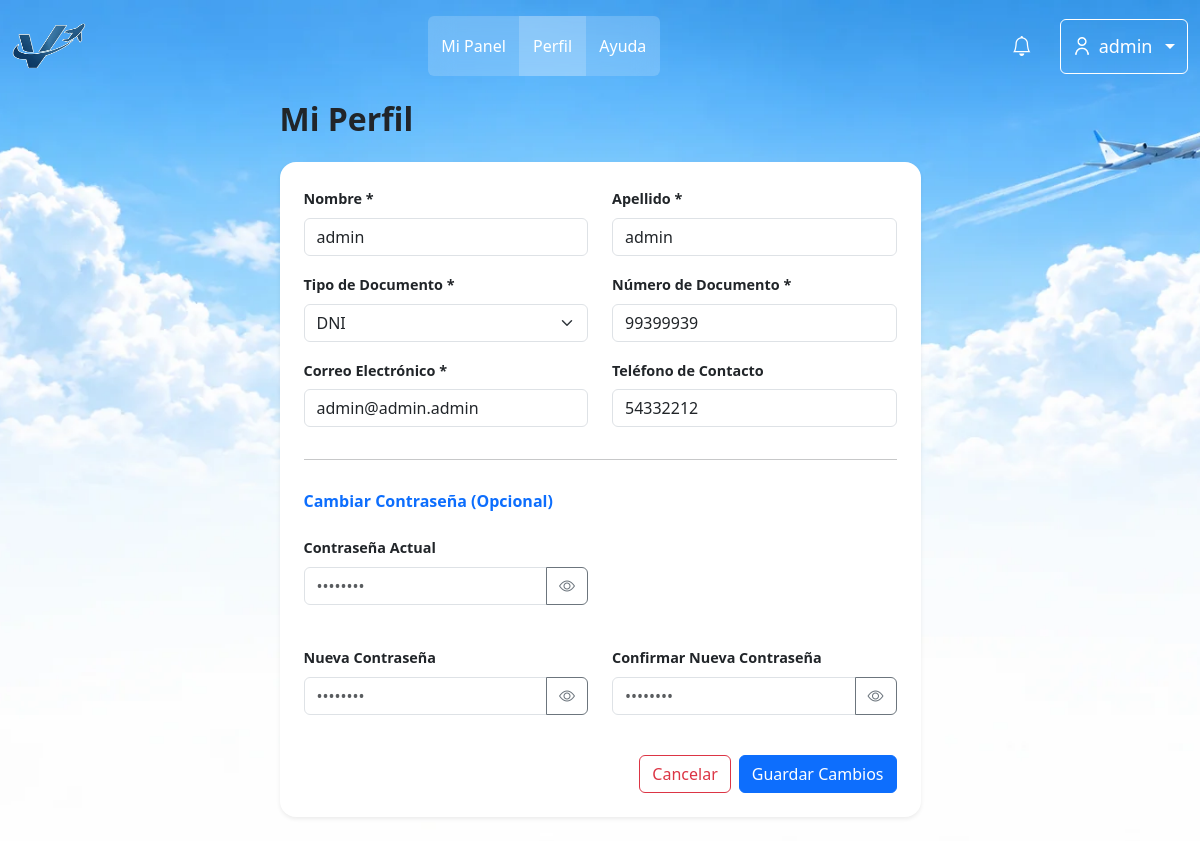
Screenshot of /index.php?pagina=perfil (signed in) with the database file from the repository.
### tables this page shows
CREATE TABLE `usuario` (
  `idUsuario` int NOT NULL AUTO_INCREMENT,
  `nombre` varchar(50) NOT NULL,
  `apellido` varchar(50) NOT NULL,
  `tipoDocumento` enum('DNI','pasaporte','lc','le') NOT NULL,
  `nroDocumento` varchar(50) NOT NULL,
  `contrasena` varchar(255) NOT NULL,
  `email` varchar(255) NOT NULL,
  `telefono` varchar(45) NOT NULL,
  `fechaNacimiento` date NOT NULL,
  `rol` enum('cliente','ceo','admin') NOT NULL DEFAULT 'cliente',
  `activo` tinyint NOT NULL DEFAULT '0',
  `emailVerificado` tinyint NOT NULL DEFAULT '0',
  `fecha_hora_autorizacion` datetime DEFAULT NULL,
  `tokenVerificacion` varchar(64) DEFAULT NULL,
  `idAerolinea` int DEFAULT NULL,
  `fechaCreacion` datetime NOT NULL DEFAULT CURRENT_TIMESTAMP,
  `notificacion_vista` tinyint(1) DEFAULT '0',
  PRIMARY KEY (`idUsuario`),
  UNIQUE KEY `uk_documento` (`tipoDocumento`,`nroDocumento`),
  UNIQUE KEY `email_UNIQUE` (`email`),
  UNIQUE KEY `idUsuario_UNIQUE` (`idUsuario`),
  UNIQUE KEY `nroDocumento_UNIQUE` (`nroDocumento`),
  KEY `fk_usuario_1_idx` (`idAerolinea`),
  CONSTRAINT `fk_usuario_1` FOREIGN KEY (`idAerolinea`) REFERENCES `aerolinea` (`idAerolinea`)
);

### src/config/app.php (called while the page is built, shortened)
<?php
function url(string $path = ''): string {
    $path = ltrim($path, '/');
    return APP_BASE . '/' . $path;
}

### src/views/components/navLinks.php (called while the page is built, shortened)
<?php
$isLoggedIn = isset($_SESSION['usuario']);
$usuario    = $isLoggedIn ? $_SESSION['usuario'] : null;
$rol        = strtolower(trim((string)($usuario['rol'] ?? 'cliente')));
$esStaff    = in_array($rol, ['admin', 'ceo'], true);
$urlPanel = match ($rol) {
    'admin' => url('index.php?pagina=aerolinea&seccion=listado'),
    'ceo'   => url('index.php?pagina=ceo'),
    default => url('index.php?pagina=cliente'),
};
$urlPerfil   = url('index.php?pagina=perfil');
$urlInicio = match (true) {
    $isLoggedIn && $rol === 'cliente' => url('index.php?pagina=cliente'),
    $isLoggedIn && $esStaff           => $urlPanel,
    default                           => url('index.php?pagina=inicio'),
};
$paginaActual = $_GET['pagina'] ?? 'inicio';
if (!$isLoggedIn) {
    $navLinks = [
        ['label' => 'Inicio', 'href' => url('index.php?pagina=inicio'), 'active' => $paginaActual === 'inicio'],
        ['label' => 'Vuelos', 'href' => url('index.php?pagina=buscar-vuelos'), 'active' => $paginaActual === 'buscar-vuelos'],
        ['label' => 'Ayuda', 'href' => url('index.php?pagina=ayuda'), 'active' => $paginaActual === 'ayuda'],
        ['label' => 'Contacto', 'href' => url('index.php?pagina=contacto'), 'active' => $paginaActual === 'contacto'],
    ];
} else {
    $panelPages = $rol === 'admin'
        ? ['aerolinea', 'usuario', 'usuarios', 'novedad', 'novedades', 'promociones', 'ceos']
        : ['ceo', 'vuelo', 'vuelos', 'promociones'];
    $navLinks = [
        ['label' => 'Mi Panel', 'href' => $urlPanel, 'active' => in_array($paginaActual, $panelPages, true)],
        ['label' => 'Perfil', 'href' => $urlPerfil, 'active' => $paginaActual === 'perfil'],
        ['label' => 'Ayuda', 'href' => url('index.php?pagina=ayuda'), 'active' => $paginaActual === 'ayuda'],
    ];
}

### src/controllers/UsuarioController.php (called while the page is built, shortened)
<?php
class UsuarioController {
    private $conexion;
    public function __construct($conexion) {
        $this->conexion = $conexion;
    }
    public function obtenerUsuarioPorId(int $id): ?array {
        $stmt = mysqli_prepare($this->conexion, "SELECT * FROM usuario WHERE idUsuario = ?");
        mysqli_stmt_bind_param($stmt, "i", $id);
        mysqli_stmt_execute($stmt);
        $res = mysqli_stmt_get_result($stmt);
        $usuario = mysqli_fetch_assoc($res) ?: null;
        return $usuario;
    }
}

### src/views/usuarioPerfil.php (the view, shortened to what this page needs)
<?php
require_once __DIR__ . '/../controllers/UsuarioController.php';
$idUsuario = (int)$_SESSION['usuario']['idUsuario'];
$ctrl      = new UsuarioController($link);
$perfil   = $ctrl->obtenerUsuarioPorId($idUsuario);
$rolPerfil = strtolower(trim($perfil['rol'] ?? 'cliente'));
$urlVolver = match ($rolPerfil) {
    'admin' => url('index.php?pagina=aerolinea&seccion=listado'),
    'ceo'   => url('index.php?pagina=ceo'),
    default => url('index.php?pagina=cliente')
};
$tiposDoc = ['DNI', 'Pasaporte', 'LC', 'LE'];
?>
<!DOCTYPE html>
<html lang="es">
<head>
    <link href="https://cdn.jsdelivr.net/npm/bootstrap@5.3.8/dist/css/bootstrap.min.css" rel="stylesheet">
    <link rel="stylesheet" href="https://cdn.jsdelivr.net/npm/bootstrap-icons@1.11.3/font/bootstrap-icons.min.css">
    <link rel="stylesheet" href="<?= url('public/css/layout/header.css') ?>?v=<?= time() ?>">
    <link rel="stylesheet" href="<?= url('public/css/components/menuMobile.css') ?>?v=<?= time() ?>">
    <link rel="stylesheet" href="<?= url('public/css/layout/homeCliente.css') ?>?v=<?= time() ?>">
</head>
<body>
    <?php require __DIR__ . '/layouts/header.php'; ?>
    <div class="container py-4">
        <div class="row justify-content-center">
            <div class="col-12 col-md-8 col-lg-7">
                <div class="d-flex justify-content-between align-items-center mb-4">
                    <div>
                        <h2 class="fw-bold m-0 text-dark">Mi Perfil</h2>
                    </div>
                </div>
                <div class="card shadow-sm border-0 rounded-4 p-4 bg-white">
                    <form action="<?= url('src/routes/usuarios.php?accion=editarPerfilPropio') ?>" method="POST" class="d-flex flex-column gap-3" id="formPerfil" novalidate>
                        <div class="row">
                            <div class="col-md-6">
                                <label class="form-label fw-semibold" for="nombre" style="font-size:0.9rem;">Nombre *</label>
                                <input type="text" name="nombre" id="nombre" class="form-control" required minlength="2" maxlength="50"
                                       value="<?= htmlspecialchars($perfil['nombre'] ?? '') ?>">
                            </div>
                            <div class="col-md-6">
                                <label class="form-label fw-semibold" for="apellido" style="font-size:0.9rem;">Apellido *</label>
                                <input type="text" name="apellido" id="apellido" class="form-control" required minlength="2" maxlength="50"
                                       value="<?= htmlspecialchars($perfil['apellido'] ?? '') ?>">
                            </div>
                        </div>
                        <div class="row">
                            <div class="col-md-6">
                                <label class="form-label fw-semibold" for="tipoDocumento" style="font-size:0.9rem;">Tipo de Documento *</label>
                                <select name="tipoDocumento" id="tipoDocumento" class="form-select" required>
                                    <?php foreach ($tiposDoc as $td): ?>
                                        <option value="<?= $td ?>" <?= (strcasecmp(trim($perfil['tipoDocumento'] ?? ''),$td) === 0) ? 'selected' : '' ?>>
                                            <?= $td ?>
                                        </option>
                                    <?php endforeach; ?>
                                </select>
                            </div>
                            <div class="col-md-6">
                                <label class="form-label fw-semibold" for="nroDocumento" style="font-size:0.9rem;">Número de Documento *</label>
                                <input
                                    type="text"
                                    name="nroDocumento"
                                    id="nroDocumento"
                                    autocomplete="off"
                                    class="form-control ctm-inp"
                                    required
                                    minlength="8"
                                    maxlength="15"
                                    value="<?= htmlspecialchars($perfil['nroDocumento'] ) ?>"
                                >
                            </div>
                        </div>
                        <div class="row">
                            <div class="col-md-6">
                                <label class="form-label fw-semibold" for="email" style="font-size:0.9rem;">Correo Electrónico *</label>
                                <input type="email" name="email" id="email" class="form-control" required
                                       value="<?= htmlspecialchars($perfil['email'] ?? '') ?>">
                            </div>
                            <div class="col-md-6">
                                <label class="form-label fw-semibold" for="telefono" style="font-size:0.9rem;">Teléfono de Contacto</label>
                                <input type="text" name="telefono" id="telefono" class="form-control" placeholder="Ej. +54 341 1234567"
                                       value="<?= htmlspecialchars($perfil['telefono'] ?? '') ?>">
                            </div>
                        </div>
                        <hr >
                        <h5 class="fw-bold fs-6 text-primary">Cambiar Contraseña (Opcional)</h5>
                        <div class="row">
                            <div class="col-md-6">
                                <label class="form-label fw-semibold" for="passwordActual" style="font-size:0.9rem;">Contraseña Actual</label>
                                <div class="input-group">
                                    <input type="password" name="passwordActual" id="passwordActual" class="form-control" placeholder="••••••••">
                                    <button class="btn btn-outline-secondary toggle-password" type="button" data-target="passwordActual">
                                        <i class="bi bi-eye"></i>
                                    </button>
                                </div>
                                <div class="invalid-feedback text-danger small d-block" id="error-passwordActual" style="min-height: 20px;"></div>
                            </div>
                        </div>
                        <div class="row">
                            <div class="col-md-6">
                                <label class="form-label fw-semibold" for="passwordNueva" style="font-size:0.9rem;">Nueva Contraseña</label>
                                <div class="input-group">
                                    <input type="password" name="passwordNueva" id="passwordNueva" class="form-control" placeholder="••••••••" minlength="8">
                                    <button class="btn btn-outline-secondary toggle-password" type="button" data-target="passwordNueva">
                                        <i class="bi bi-eye"></i>
                                    </button>
                                </div>
                                <div class="invalid-feedback text-danger small d-block" id="error-passwordNueva" style="min-height: 20px;"></div>
                            </div>
                            <div class="col-md-6">
                                <label class="form-label fw-semibold" for="passwordConfirmar" style="font-size:0.9rem;">Confirmar Nueva Contraseña</label>
                                <div class="input-group">
                                    <input type="password" name="passwordConfirmar" id="passwordConfirmar" class="form-control" placeholder="••••••••" minlength="8">
                                    <button class="btn btn-outline-secondary toggle-password" type="button" data-target="passwordConfirmar">
                                        <i class="bi bi-eye"></i>
                                    </button>
                                </div>
                                <div class="invalid-feedback text-danger small d-block" id="error-passwordConfirmar" style="min-height: 20px;"></div>
                            </div>
                        </div>
                        <div class="d-flex justify-content-end gap-2">
                            <a href="<?= $urlVolver ?>" class="btn btn-outline-danger">Cancelar</a>
                            <button type="submit" class="btn btn-primary">Guardar Cambios</button>
                        </div>
                    </form>
                </div>
            </div>
        </div>
    </div>
</body>
</html>

### src/views/layouts/header.php (shortened to what this page needs)
<?php
require_once __DIR__ . '/../components/navLinks.php';
?>
<header class="container-xxl">
    <div class="fila_head row mt-3 d-flex align-items-center justify-content-between g-0">
        <div class="col-auto d-flex align-items-center gap-2">
                <?php require __DIR__ . '/../components/menuMobile.php'; ?>
            <a class="navbar-brand logoLink m-0" href="<?= htmlspecialchars($urlInicio) ?>">
                <img class="logo" src="<?= url('public/img/aerologo.webp') ?>" alt="Logo de Volaré">
            </a>
        </div>
        <div class="col d-none d-lg-flex align-items-center justify-content-center">
            <ul class="nav navbar-custom d-flex overflow-hidden rounded-2">
                <?php foreach ($navLinks as $link): ?>
                    <li class="nav-item <?= $link['active'] ? 'active' : '' ?>">
                        <a href="<?= htmlspecialchars($link['href']) ?>"
                           class="nav-link"
                           <?= $link['active'] ? 'aria-current="page"' : '' ?>>
                            <?= htmlspecialchars($link['label']) ?>
                        </a>
                    </li>
                <?php endforeach; ?>
            </ul>
        </div>
        <div class="col-auto d-flex justify-content-center align-items-center gap-2">
            <?php if ($isLoggedIn && isset($rol) && $rol === 'admin'): ?>
                <div class="dropdown">
                    <a href="#" class="btn btn-custom border-0 position-relative rounded-circle p-2 d-flex align-items-center justify-content-center text-decoration-none" id="dropdownNotificaciones" data-bs-toggle="dropdown" aria-expanded="false" style="width: 40px; height: 40px; margin-right: 10px;">
                        <i class="bi bi-bell fs-5 "></i>
                    </a>
                </div>
            <?php endif; ?>
            <?php if ($isLoggedIn): ?>
                <div class="dropdown">
                    <button class="btn btn-custom dropdown-toggle d-flex align-items-center gap-2"
                            type="button"
                            data-bs-toggle="dropdown"
                            aria-expanded="false"
                            aria-label="Abrir menú de usuario">
                        <img src="<?= url('public/img/icons/usuario.png') ?>" alt="" class="icono_perfil">
                        <span class="d-none d-md-inline"><?= htmlspecialchars($usuario['nombre'] ?? 'Mi Cuenta') ?></span>
                    </button>
                </div>
            <?php endif; ?>
        </div>
    </div>
</header>

### public/css/layout/header.css (style rules this page uses)
.logo { height: 46px; width: 74px; }
.navbar-custom { background: rgba(255, 255, 255, 0.18); backdrop-filter: blur(12px); height: 60px; }
.navbar-custom .nav-item { transition: 0.25s; }
.navbar-custom .nav-link { color: white; font-weight: 500; font-size: 16px; padding: 0.5rem 0.85rem; white-space: nowrap; }
.nav-item { display: flex; align-items: center; justify-content: center; height: 100%; transition: background-color 0.3s ease; }
.navbar-custom .nav-item.active { background: rgba(255, 255, 255, 0.18); }
.btn-custom { display: flex; align-items: center; justify-content: center; height: 55px; gap: 6px; border-color: white; color: white; font-weight: 500; font-size: 18px; transition: all 0.25s ease; margin-right: 0; }
.icono_perfil { height: 18px; width: 18px; }

### public/css/layout/homeCliente.css (style rules this page uses)
body { background-image: url("../../img/fondo-cliente.webp"); background-repeat: no-repeat; background-size: cover; background-position: center; background-attachment: fixed; min-height: 100vh; display: flex; flex-direction: column; }

### rows the page displays
usuario: nombre "admin", apellido "admin", tipoDocumento "DNI", nroDocumento "99399939", email "admin@admin.admin", telefono "54332212"

### other values shown
$link['label'] "Mi Panel"
$link['label'] "Perfil"
$link['label'] "Ayuda"
